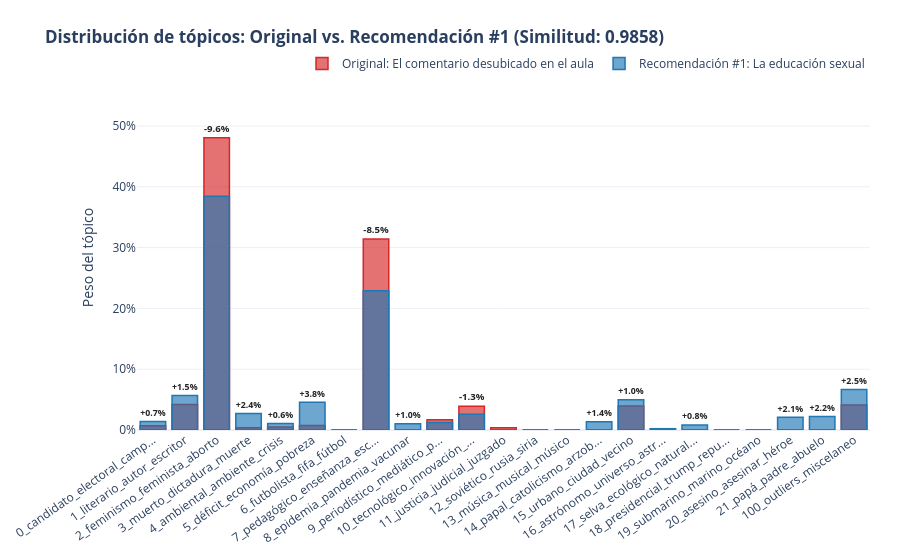
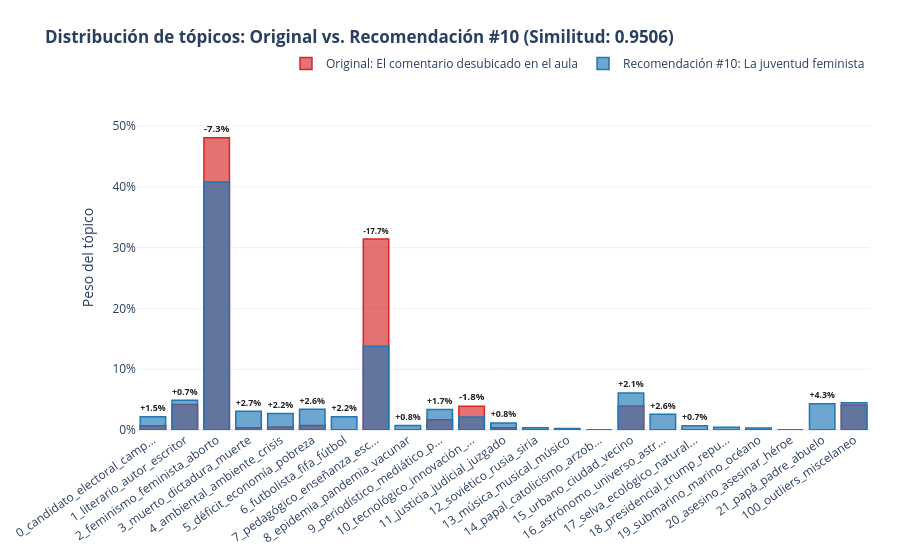

Notebook code cell kept with these figures, in order:
### Code cell
from umap import UMAP

# Compute UMAP coordinates only if they aren't in df yet
if "umap_tem_x" not in df.columns:
  reducer_tem = UMAP(
      n_neighbors=15, n_components=2, metric="cosine", random_state=42
  )
  coords_tem = reducer_tem.fit_transform(doc_topic_dist)
  df["umap_tem_x"] = coords_tem[:, 0]
  df["umap_tem_y"] = coords_tem[:, 1]

TARGET_ID = 1029

sims = cosine_similarity(
    doc_topic_dist[TARGET_ID].reshape(1, -1), doc_topic_dist
).flatten()
top10_ids = [i for i in sims.argsort()[::-1] if i != TARGET_ID][:10]

orig = df.iloc[TARGET_ID]
print(f"=== ARTÍCULO CONSULTADO (doc_id: {TARGET_ID}) ===")
print(
    f"Título: {orig['title_text']} | Tópico: {orig['topic']} | Tags:"
    f" {orig['post_tag']}\n"
)

print("| Rank | Título | Tópico dominante | Etiquetas (`post_tag`) | Similitud |")
print("| :---: | :--- | :--- | :--- | :---: |")
for r, idx in enumerate(top10_ids[:5], start=1):
  row = df.iloc[idx]
  tags = (
      str(row["post_tag"]).strip()
      if pd.notna(row["post_tag"]) and str(row["post_tag"]).strip()
      else "Sin etiquetas"
  )
  print(
      f"| {r} | *{row['title_text'].strip()}* | `{row['topic_label']}` | {tags}"
      f" | {sims[idx]:.4f} |"
  )

# 1. Mapa UMAP
df_resto = df[~df["doc_id"].isin([TARGET_ID] + top10_ids)]
df_rec = df[df["doc_id"].isin(top10_ids)]
df_target = df[df["doc_id"] == TARGET_ID]

fig_map = px.scatter(
    df_resto,
    x="umap_tem_x",
    y="umap_tem_y",
    color="topic_label",
    color_discrete_sequence=px.colors.qualitative.Alphabet,
)
fig_map.update_traces(marker=dict(size=5, opacity=0.45))
fig_map.add_trace(
    go.Scatter(
        x=df_rec["umap_tem_x"],
        y=df_rec["umap_tem_y"],
        mode="markers",
        name="Top 10 Recomendados",
        marker=dict(
            symbol="circle",
            size=14,
            color="#FFD700",
            line=dict(width=2, color="#111111"),
        ),
    )
)
fig_map.add_trace(
    go.Scatter(
        x=df_target["umap_tem_x"],
        y=df_target["umap_tem_y"],
        mode="markers",
        name="Artículo Consultado",
        marker=dict(
            symbol="diamond",
            size=18,
            color="#d62728",
            line=dict(width=2, color="#111111"),
        ),
    )
)
fig_map.update_layout(
    title=(
        f"<b>Ubicación en el espacio temático (doc_id {TARGET_ID}:"
        f" {orig['title_text']})</b>"
    ),
    plot_bgcolor="rgba(0,0,0,0)",
    paper_bgcolor="#ffffff",
    xaxis=dict(showgrid=False, zeroline=False, showticklabels=False, title=""),
    yaxis=dict(showgrid=False, zeroline=False, showticklabels=False, title=""),
    legend=dict(title="<b>Referencias y Tópicos</b>", font=dict(size=10)),
    margin=dict(t=60, b=20, l=20, r=20),
)
fig_map.write_image(
    str(FIGURAS_DIR / "recomendador_mapa_tematico.png"),
    width=1200,
    height=680,
    scale=2,
)

# 2. Barras superpuestas para #1 y #10
titulo_origen = orig["title_text"]
vec_origen = doc_topic_dist[TARGET_ID]
nombres_x = [
    (
        topic_words_dict[t][:26] + "..."
        if len(topic_words_dict[t]) > 28
        else topic_words_dict[t]
    )
    for t in all_topics
]

for rank, rec_id in [(1, top10_ids[0]), (10, top10_ids[9])]:
  titulo_rec = df.loc[df["doc_id"] == rec_id, "title_text"].iloc[0]
  vec_rec = doc_topic_dist[rec_id]
  diferencias = [
      (
          f"<b>{'+' if (r - o) > 0 else ''}{(r - o)*100:.1f}%</b>"
          if abs(r - o) >= 0.005
          else ""
      )
      for o, r in zip(vec_origen, vec_rec)
  ]
  alturas_max = [max(o, r) for o, r in zip(vec_origen, vec_rec)]
  ymax = max(alturas_max)

  fig = go.Figure()
  fig.add_trace(
      go.Bar(
          x=nombres_x,
          y=vec_origen,
          name=f"Original: {titulo_origen}",
          marker_color="rgba(214, 39, 40, 0.65)",
          marker_line_color="rgba(214, 39, 40, 1)",
          marker_line_width=1.5,
      )
  )
  fig.add_trace(
      go.Bar(
          x=nombres_x,
          y=vec_rec,
          name=f"Recomendación #{rank}: {titulo_rec}",
          marker_color="rgba(31, 119, 180, 0.65)",
          marker_line_color="rgba(31, 119, 180, 1)",
          marker_line_width=1.5,
      )
  )
  fig.add_trace(
      go.Bar(
          x=nombres_x,
          y=alturas_max,
          text=diferencias,
          textposition="outside",
          textfont=dict(size=10, color="#222222"),
          marker_color="rgba(0,0,0,0)",
          marker_line_color="rgba(0,0,0,0)",
          showlegend=False,
      )
  )
  fig.update_layout(
      title=(
          f"<b>Distribución de tópicos: Original vs. Recomendación #{rank}"
          f" (Similitud: {sims[rec_id]:.4f})</b>"
      ),
      barmode="overlay",
      template="plotly_white",
      margin=dict(t=85, b=130, l=60, r=30),
      yaxis=dict(
          tickformat=".0%", title="Peso del tópico", range=[0, ymax * 1.18]
      ),
      xaxis=dict(
          tickangle=-35, categoryorder="array", categoryarray=nombres_x
      ),
      legend=dict(
          orientation="h", yanchor="bottom", y=1.02, xanchor="right", x=1
      ),
  )
  fig.write_image(
      str(FIGURAS_DIR / f"recomendador_composicion_topicos_rec{rank}.png"),
      width=1200,
      height=550,
      scale=2,
  )
  fig.show()

### Figure 1 — Plotly figure (JSON) as saved in the notebook; plotly's stock layout.template omitted (floating-point values rounded to 4 significant figures)
{"data": [{"marker": {"color": "rgba(214, 39, 40, 0.65)", "line": {"color": "rgba(214, 39, 40, 1)", "width": 1.5}}, "name": "Original: El comentario desubicado en el aula", "type": "bar", "x": ["0_candidato_electoral_camp...", "1_literario_autor_escritor", "2_feminismo_feminista_aborto", "3_muerto_dictadura_muerte", "4_ambiental_ambiente_crisis", "5_déficit_economía_pobreza", "6_futbolista_fifa_fútbol", "7_pedagógico_enseñanza_esc...", "8_epidemia_pandemia_vacunar", "9_periodístico_mediático_p...", "10_tecnológico_innovación_...", "11_justicia_judicial_juzgado", "12_soviético_rusia_siria", "13_música_musical_músico", "14_papal_catolicismo_arzob...", "15_urbano_ciudad_vecino", "16_astrónomo_universo_astr...", "17_selva_ecológico_natural...", "18_presidencial_trump_repu...", "19_submarino_marino_océano", "20_asesino_asesinar_héroe", "21_papá_padre_abuelo", "100_outliers_miscelaneo"], "y": [0.007097, 0.04179, 0.4808, 0.00375, 0.004756, 0.0075, 0.0, 0.3142, 0.0, 0.01693, 0.03896, 0.003696, 0.0, 0.0, 0.0, 0.03942, 0.0, 0.0, 0.0, 0.0, 0.0, 0.0, 0.04113]}, {"marker": {"color": "rgba(31, 119, 180, 0.65)", "line": {"color": "rgba(31, 119, 180, 1)", "width": 1.5}}, "name": "Recomendación #1: La educación sexual", "type": "bar", "x": ["0_candidato_electoral_camp...", "1_literario_autor_escritor", "2_feminismo_feminista_aborto", "3_muerto_dictadura_muerte", "4_ambiental_ambiente_crisis", "5_déficit_economía_pobreza", "6_futbolista_fifa_fútbol", "7_pedagógico_enseñanza_esc...", "8_epidemia_pandemia_vacunar", "9_periodístico_mediático_p...", "10_tecnológico_innovación_...", "11_justicia_judicial_juzgado", "12_soviético_rusia_siria", "13_música_musical_músico", "14_papal_catolicismo_arzob...", "15_urbano_ciudad_vecino", "16_astrónomo_universo_astr...", "17_selva_ecológico_natural...", "18_presidencial_trump_repu...", "19_submarino_marino_océano", "20_asesino_asesinar_héroe", "21_papá_padre_abuelo", "100_outliers_miscelaneo"], "y": [0.0138, 0.05686, 0.3844, 0.02727, 0.01063, 0.04572, 0.0, 0.2292, 0.01048, 0.01241, 0.02577, 0.0, 0.0, 0.0, 0.01362, 0.0497, 0.00216, 0.008156, 0.0, 0.0, 0.02113, 0.02214, 0.06661]}, {"marker": {"color": "rgba(0,0,0,0)", "line": {"color": "rgba(0,0,0,0)"}}, "showlegend": false, "text": ["<b>+0.7%</b>", "<b>+1.5%</b>", "<b>-9.6%</b>", "<b>+2.4%</b>", "<b>+0.6%</b>", "<b>+3.8%</b>", "", "<b>-8.5%</b>", "<b>+1.0%</b>", "", "<b>-1.3%</b>", "", "", "", "<b>+1.4%</b>", "<b>+1.0%</b>", "", "<b>+0.8%</b>", "", "", "<b>+2.1%</b>", "<b>+2.2%</b>", "<b>+2.5%</b>"], "textfont": {"color": "#222222", "size": 10}, "textposition": "outside", "type": "bar", "x": ["0_candidato_electoral_camp...", "1_literario_autor_escritor", "2_feminismo_feminista_aborto", "3_muerto_dictadura_muerte", "4_ambiental_ambiente_crisis", "5_déficit_economía_pobreza", "6_futbolista_fifa_fútbol", "7_pedagógico_enseñanza_esc...", "8_epidemia_pandemia_vacunar", "9_periodístico_mediático_p...", "10_tecnológico_innovación_...", "11_justicia_judicial_juzgado", "12_soviético_rusia_siria", "13_música_musical_músico", "14_papal_catolicismo_arzob...", "15_urbano_ciudad_vecino", "16_astrónomo_universo_astr...", "17_selva_ecológico_natural...", "18_presidencial_trump_repu...", "19_submarino_marino_océano", "20_asesino_asesinar_héroe", "21_papá_padre_abuelo", "100_outliers_miscelaneo"], "y": [0.0138, 0.05686, 0.4808, 0.02727, 0.01063, 0.04572, 0, 0.3142, 0.01048, 0.01693, 0.03896, 0.003696, 0, 0, 0.01362, 0.0497, 0.00216, 0.008156, 0, 0, 0.02113, 0.02214, 0.06661]}], "layout": {"barmode": "overlay", "legend": {"orientation": "h", "x": 1, "xanchor": "right", "y": 1.02, "yanchor": "bottom"}, "margin": {"b": 130, "l": 60, "r": 30, "t": 85}, "title": {"text": "<b>Distribución de tópicos: Original vs. Recomendación #1 (Similitud: 0.9858)</b>"}, "xaxis": {"categoryarray": ["0_candidato_electoral_camp...", "1_literario_autor_escritor", "2_feminismo_feminista_aborto", "3_muerto_dictadura_muerte", "4_ambiental_ambiente_crisis", "5_déficit_economía_pobreza", "6_futbolista_fifa_fútbol", "7_pedagógico_enseñanza_esc...", "8_epidemia_pandemia_vacunar", "9_periodístico_mediático_p...", "10_tecnológico_innovación_...", "11_justicia_judicial_juzgado", "12_soviético_rusia_siria", "13_música_musical_músico", "14_papal_catolicismo_arzob...", "15_urbano_ciudad_vecino", "16_astrónomo_universo_astr...", "17_selva_ecológico_natural...", "18_presidencial_trump_repu...", "19_submarino_marino_océano", "20_asesino_asesinar_héroe", "21_papá_padre_abuelo", "100_outliers_miscelaneo"], "categoryorder": "array", "tickangle": -35}, "yaxis": {"range": [0, 0.5674], "tickformat": ".0%", "title": {"text": "Peso del tópico"}}}}

### Figure 2 — Plotly figure (JSON) as saved in the notebook; plotly's stock layout.template omitted (floating-point values rounded to 4 significant figures)
{"data": [{"marker": {"color": "rgba(214, 39, 40, 0.65)", "line": {"color": "rgba(214, 39, 40, 1)", "width": 1.5}}, "name": "Original: El comentario desubicado en el aula", "type": "bar", "x": ["0_candidato_electoral_camp...", "1_literario_autor_escritor", "2_feminismo_feminista_aborto", "3_muerto_dictadura_muerte", "4_ambiental_ambiente_crisis", "5_déficit_economía_pobreza", "6_futbolista_fifa_fútbol", "7_pedagógico_enseñanza_esc...", "8_epidemia_pandemia_vacunar", "9_periodístico_mediático_p...", "10_tecnológico_innovación_...", "11_justicia_judicial_juzgado", "12_soviético_rusia_siria", "13_música_musical_músico", "14_papal_catolicismo_arzob...", "15_urbano_ciudad_vecino", "16_astrónomo_universo_astr...", "17_selva_ecológico_natural...", "18_presidencial_trump_repu...", "19_submarino_marino_océano", "20_asesino_asesinar_héroe", "21_papá_padre_abuelo", "100_outliers_miscelaneo"], "y": [0.007097, 0.04179, 0.4808, 0.00375, 0.004756, 0.0075, 0.0, 0.3142, 0.0, 0.01693, 0.03896, 0.003696, 0.0, 0.0, 0.0, 0.03942, 0.0, 0.0, 0.0, 0.0, 0.0, 0.0, 0.04113]}, {"marker": {"color": "rgba(31, 119, 180, 0.65)", "line": {"color": "rgba(31, 119, 180, 1)", "width": 1.5}}, "name": "Recomendación #10: La juventud feminista", "type": "bar", "x": ["0_candidato_electoral_camp...", "1_literario_autor_escritor", "2_feminismo_feminista_aborto", "3_muerto_dictadura_muerte", "4_ambiental_ambiente_crisis", "5_déficit_economía_pobreza", "6_futbolista_fifa_fútbol", "7_pedagógico_enseñanza_esc...", "8_epidemia_pandemia_vacunar", "9_periodístico_mediático_p...", "10_tecnológico_innovación_...", "11_justicia_judicial_juzgado", "12_soviético_rusia_siria", "13_música_musical_músico", "14_papal_catolicismo_arzob...", "15_urbano_ciudad_vecino", "16_astrónomo_universo_astr...", "17_selva_ecológico_natural...", "18_presidencial_trump_repu...", "19_submarino_marino_océano", "20_asesino_asesinar_héroe", "21_papá_padre_abuelo", "100_outliers_miscelaneo"], "y": [0.02175, 0.04909, 0.4078, 0.0307, 0.02696, 0.03393, 0.0219, 0.1376, 0.007583, 0.03386, 0.02134, 0.01147, 0.003878, 0.002619, 0.0, 0.06091, 0.02575, 0.007186, 0.00433, 0.00334, 0.0, 0.04314, 0.04482]}, {"marker": {"color": "rgba(0,0,0,0)", "line": {"color": "rgba(0,0,0,0)"}}, "showlegend": false, "text": ["<b>+1.5%</b>", "<b>+0.7%</b>", "<b>-7.3%</b>", "<b>+2.7%</b>", "<b>+2.2%</b>", "<b>+2.6%</b>", "<b>+2.2%</b>", "<b>-17.7%</b>", "<b>+0.8%</b>", "<b>+1.7%</b>", "<b>-1.8%</b>", "<b>+0.8%</b>", "", "", "", "<b>+2.1%</b>", "<b>+2.6%</b>", "<b>+0.7%</b>", "", "", "", "<b>+4.3%</b>", ""], "textfont": {"color": "#222222", "size": 10}, "textposition": "outside", "type": "bar", "x": ["0_candidato_electoral_camp...", "1_literario_autor_escritor", "2_feminismo_feminista_aborto", "3_muerto_dictadura_muerte", "4_ambiental_ambiente_crisis", "5_déficit_economía_pobreza", "6_futbolista_fifa_fútbol", "7_pedagógico_enseñanza_esc...", "8_epidemia_pandemia_vacunar", "9_periodístico_mediático_p...", "10_tecnológico_innovación_...", "11_justicia_judicial_juzgado", "12_soviético_rusia_siria", "13_música_musical_músico", "14_papal_catolicismo_arzob...", "15_urbano_ciudad_vecino", "16_astrónomo_universo_astr...", "17_selva_ecológico_natural...", "18_presidencial_trump_repu...", "19_submarino_marino_océano", "20_asesino_asesinar_héroe", "21_papá_padre_abuelo", "100_outliers_miscelaneo"], "y": [0.02175, 0.04909, 0.4808, 0.0307, 0.02696, 0.03393, 0.0219, 0.3142, 0.007583, 0.03386, 0.03896, 0.01147, 0.003878, 0.002619, 0, 0.06091, 0.02575, 0.007186, 0.00433, 0.00334, 0, 0.04314, 0.04482]}], "layout": {"barmode": "overlay", "legend": {"orientation": "h", "x": 1, "xanchor": "right", "y": 1.02, "yanchor": "bottom"}, "margin": {"b": 130, "l": 60, "r": 30, "t": 85}, "title": {"text": "<b>Distribución de tópicos: Original vs. Recomendación #10 (Similitud: 0.9506)</b>"}, "xaxis": {"categoryarray": ["0_candidato_electoral_camp...", "1_literario_autor_escritor", "2_feminismo_feminista_aborto", "3_muerto_dictadura_muerte", "4_ambiental_ambiente_crisis", "5_déficit_economía_pobreza", "6_futbolista_fifa_fútbol", "7_pedagógico_enseñanza_esc...", "8_epidemia_pandemia_vacunar", "9_periodístico_mediático_p...", "10_tecnológico_innovación_...", "11_justicia_judicial_juzgado", "12_soviético_rusia_siria", "13_música_musical_músico", "14_papal_catolicismo_arzob...", "15_urbano_ciudad_vecino", "16_astrónomo_universo_astr...", "17_selva_ecológico_natural...", "18_presidencial_trump_repu...", "19_submarino_marino_océano", "20_asesino_asesinar_héroe", "21_papá_padre_abuelo", "100_outliers_miscelaneo"], "categoryorder": "array", "tickangle": -35}, "yaxis": {"range": [0, 0.5674], "tickformat": ".0%", "title": {"text": "Peso del tópico"}}}}
